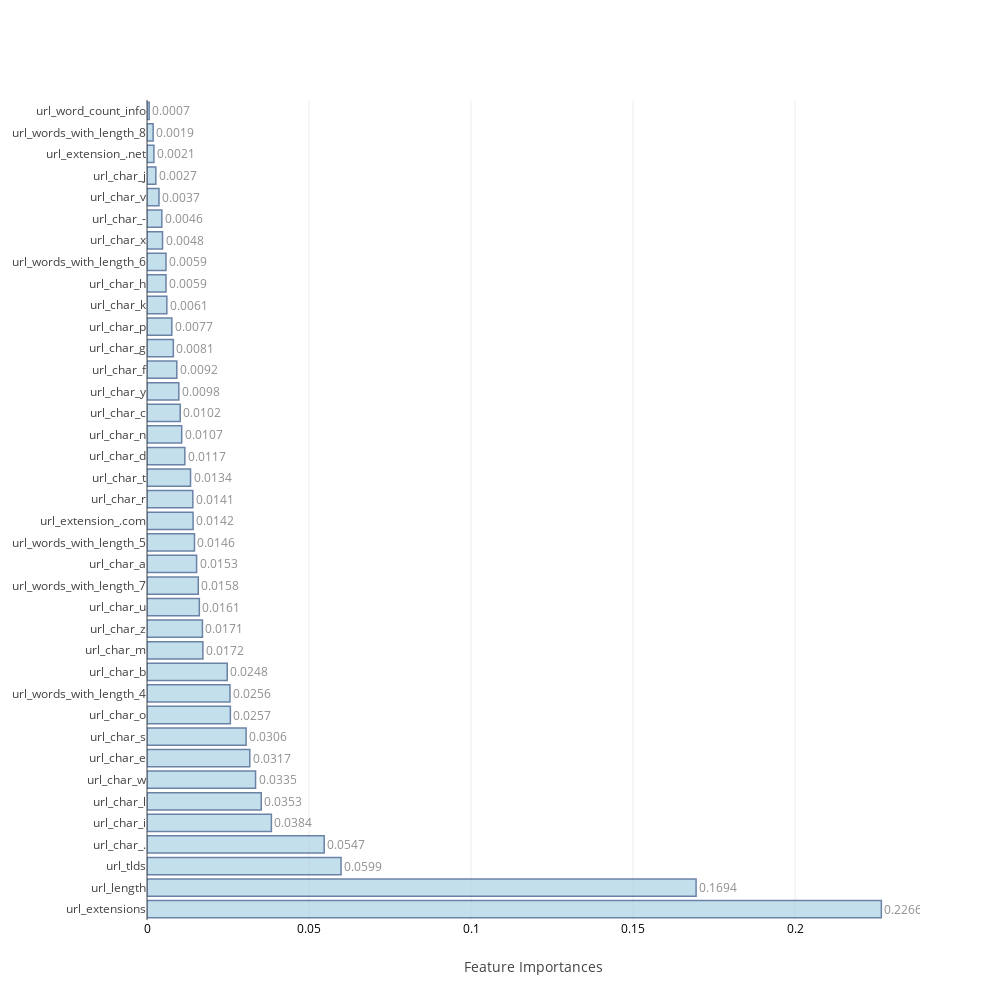
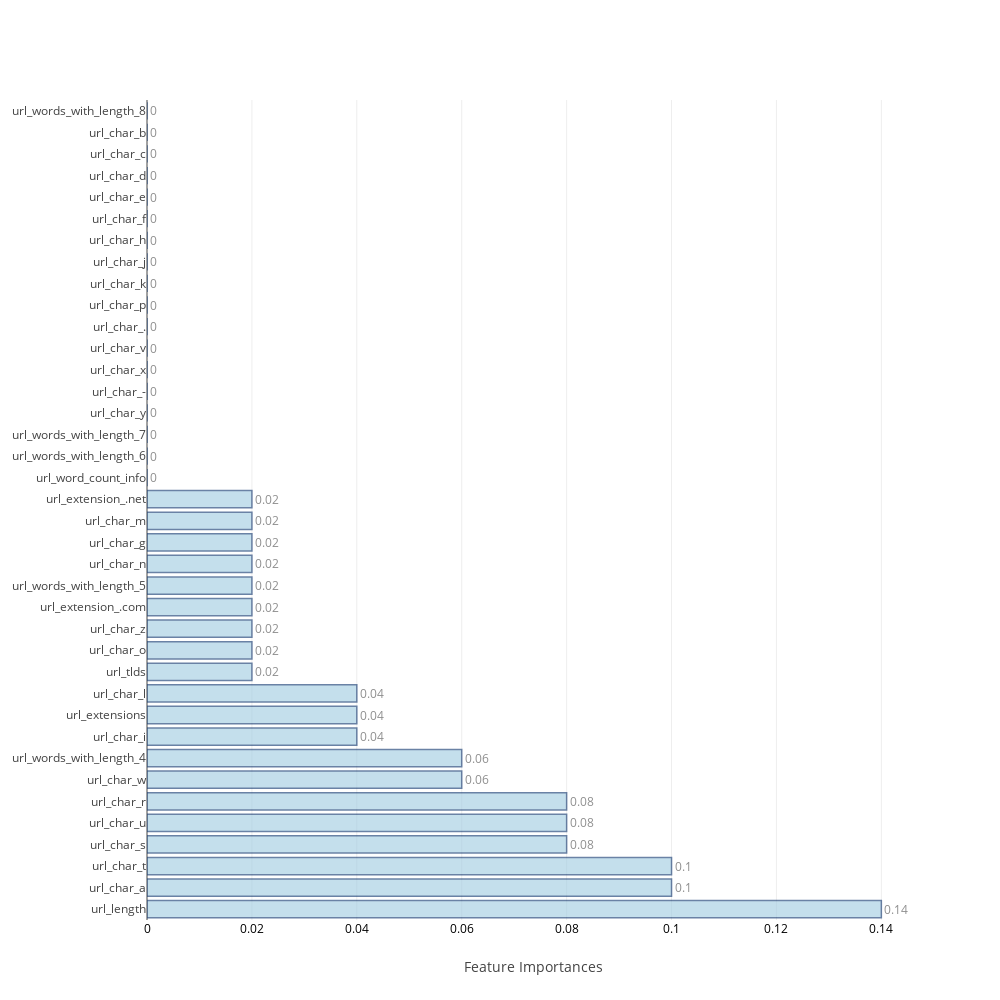

Write notebook code for charts like these, in order.
### Code cell
feat_imp=[None]*4
j=0
for i in range(0,8):
    if i>=2 and i<=5:
        model,cm_train,cm_test,acc_train,acc_test,roc_auc,feat_imp[j],mcc=f[i](X_train,Y_train,scaled_X_test,test_Y,columns)
        j=j+1
    else:
        model,cm_train,cm_test,acc_train,acc_test,roc_auc,mcc=f[i](X_train,Y_train,scaled_X_test,test_Y)
    table_80_80_train.loc[i]=   ([acc_train,cm_train.TP,cm_train.TN,cm_train.FP,cm_train.FN,cm_train.FPR,cm_train.FNR])
    table_80_80_test.loc[i] =   ([acc_test ,cm_test.TP, cm_test.TN, cm_test.FP, cm_test.FN, cm_test.FPR, cm_test.FNR,roc_auc,mcc])
    print("\n")

### Figure 1 — Plotly figure (JSON) as saved in the notebook; plotly's stock layout.template omitted (floating-point values rounded to 4 significant figures)
{"data": [{"marker": {"color": "rgb(158,202,225)", "line": {"color": "rgb(8,48,107)", "width": 1.5}}, "opacity": 0.6, "orientation": "h", "text": [0.2266, 0.1694, 0.0599, 0.0547, 0.0384, 0.0353, 0.0335, 0.0317, 0.0306, 0.0257, 0.0256, 0.0248, 0.0172, 0.0171, 0.0161, 0.0158, 0.0153, 0.0146, 0.0142, 0.0141, 0.0134, 0.0117, 0.0107, 0.0102, 0.0098, 0.0092, 0.0081, 0.0077, 0.0061, 0.0059, 0.0059, 0.0048, 0.0046, 0.0037, 0.0027, 0.0021, 0.0019, 0.0007], "textposition": "outside", "type": "bar", "uid": "a2f83d5f-817f-4e5a-b1d4-0b60e7591fe1", "x": [0.2266, 0.1694, 0.05989, 0.05468, 0.03839, 0.03526, 0.0335, 0.03172, 0.03058, 0.02573, 0.02561, 0.02476, 0.01724, 0.0171, 0.01615, 0.01583, 0.01531, 0.01465, 0.01422, 0.01414, 0.01343, 0.01168, 0.01071, 0.01024, 0.009817, 0.009195, 0.008126, 0.007658, 0.006121, 0.005865, 0.005864, 0.004792, 0.004574, 0.003695, 0.002721, 0.002125, 0.001896, 0.0006679], "y": ["url_extensions", "url_length", "url_tlds", "url_char_.", "url_char_i", "url_char_l", "url_char_w", "url_char_e", "url_char_s", "url_char_o", "url_words_with_length_4", "url_char_b", "url_char_m", "url_char_z", "url_char_u", "url_words_with_length_7", "url_char_a", "url_words_with_length_5", "url_extension_.com", "url_char_r", "url_char_t", "url_char_d", "url_char_n", "url_char_c", "url_char_y", "url_char_f", "url_char_g", "url_char_p", "url_char_k", "url_char_h", "url_words_with_length_6", "url_char_x", "url_char_-", "url_char_v", "url_char_j", "url_extension_.net", "url_words_with_length_8", "url_word_count_info"]}], "layout": {"autosize": false, "height": 1000, "width": 1000, "xaxis": {"tickfont": {"color": "black", "size": 12}, "title": "Feature Importances"}, "yaxis": {"automargin": true}}}

### Figure 2 — Plotly figure (JSON) as saved in the notebook; plotly's stock layout.template omitted (floating-point values rounded to 4 significant figures)
{"data": [{"marker": {"color": "rgb(158,202,225)", "line": {"color": "rgb(8,48,107)", "width": 1.5}}, "opacity": 0.6, "orientation": "h", "text": [0.14, 0.1, 0.1, 0.08, 0.08, 0.08, 0.06, 0.06, 0.04, 0.04, 0.04, 0.02, 0.02, 0.02, 0.02, 0.02, 0.02, 0.02, 0.02, 0.02, 0, 0, 0, 0, 0, 0, 0, 0, 0, 0, 0, 0, 0, 0, 0, 0, 0, 0], "textposition": "outside", "type": "bar", "uid": "63088501-c014-47ba-a157-5c60f8b6c7ef", "x": [0.14, 0.1, 0.1, 0.08, 0.08, 0.08, 0.06, 0.06, 0.04, 0.04, 0.04, 0.02, 0.02, 0.02, 0.02, 0.02, 0.02, 0.02, 0.02, 0.02, 0, 0, 0, 0, 0, 0, 0, 0, 0, 0, 0, 0, 0, 0, 0, 0, 0, 0], "y": ["url_length", "url_char_a", "url_char_t", "url_char_s", "url_char_u", "url_char_r", "url_char_w", "url_words_with_length_4", "url_char_i", "url_extensions", "url_char_l", "url_tlds", "url_char_o", "url_char_z", "url_extension_.com", "url_words_with_length_5", "url_char_n", "url_char_g", "url_char_m", "url_extension_.net", "url_word_count_info", "url_words_with_length_6", "url_words_with_length_7", "url_char_y", "url_char_-", "url_char_x", "url_char_v", "url_char_.", "url_char_p", "url_char_k", "url_char_j", "url_char_h", "url_char_f", "url_char_e", "url_char_d", "url_char_c", "url_char_b", "url_words_with_length_8"]}], "layout": {"autosize": false, "height": 1000, "width": 1000, "xaxis": {"tickfont": {"color": "black", "size": 12}, "title": "Feature Importances"}, "yaxis": {"automargin": true}}}
